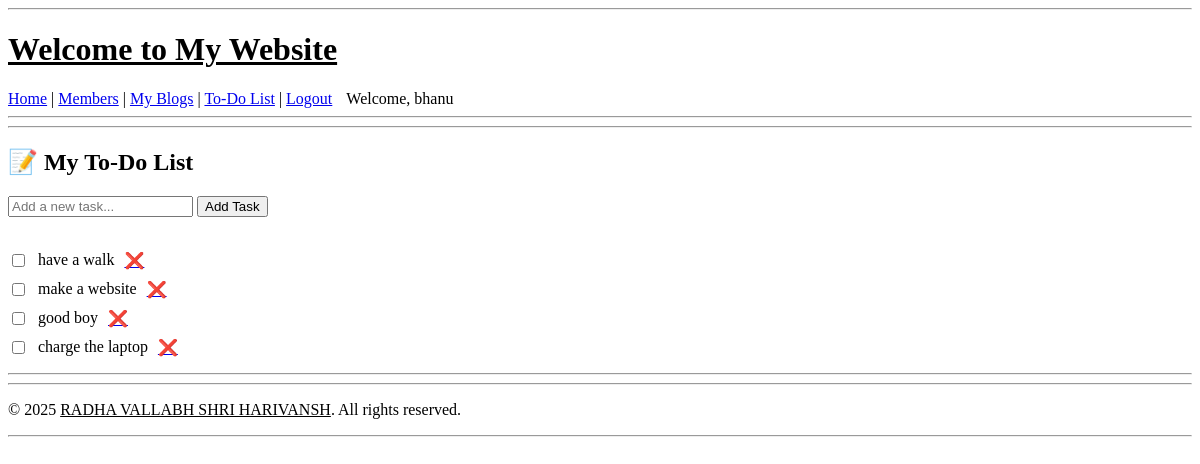
The page /todo/todo (signed in) on the database its author committed.
### myapp/models.py (models this page shows, shortened)
class User(UserMixin , db.Model):
    id = db.Column(db.Integer, primary_key=True)
    username = db.Column(db.String(80), unique=True, nullable=False)
    password = db.Column(db.String(200), nullable=False)

class Todo(db.Model):
    id = db.Column(db.Integer, primary_key=True)
    task = db.Column(db.String(200), nullable=False)
    done = db.Column(db.Boolean, default=False)
    user_id = db.Column(db.Integer, db.ForeignKey('user.id'), nullable=False)
    user = db.relationship('User', backref=db.backref('todos', lazy=True))

### myapp/todo/routes.py (the view, shortened to what this page needs)
@todo.route('/todo', methods=['GET', 'POST'])
@login_required
def index():
    todos = Todo.query.filter_by(user=current_user).all()
    return render_template('index.html', todos=todos)

### myapp/__init__.py (called while the page is built)
def create_app():
    app = Flask(__name__)
    app.config.from_object(Config)
    db.init_app(app)
    login_manager.init_app(app)
    login_manager.login_view = 'auth.login'
    @login_manager.user_loader
    def load_user(user_id):
        return User.query.get(int(user_id))
    app.register_blueprint(auth, url_prefix='/auth')
    app.register_blueprint(blog, url_prefix='/blog')
    app.register_blueprint(todo, url_prefix='/todo')
    app.register_blueprint(home, url_prefix='/')
    with app.app_context():
        db.create_all()  # create tables if not exist
    return app

### myapp/todo/templates/todo/index.html (shortened to what this page needs)
{% extends "base.html" %}
{% block content %}
<h2>📝 My To-Do List</h2>
<form method="post">
  <input type="text" name="task" placeholder="Add a new task..." required>
  <button type="submit">Add Task</button>
</form>
<br>
<ul style="list-style-type: none; padding-left: 0;">
  {% for todo in todos %}
    <li style="margin-bottom: 10px; display: flex; align-items: center; gap: 10px;">
      <input type="checkbox" onchange="window.location.href='{{ url_for('todo.toggle', id=todo.id) }}'" {% if todo.done %}checked{% endif %}>
      <span style="{% if todo.done %}text-decoration: line-through; color: gray{% endif %};">
        {{ todo.task }}
      </span>
      <a href="{{ url_for('todo.delete', id=todo.id) }}" onclick="return confirm('Delete this task?')">
        ❌
      </a>
    </li>
  {% else %}
    <p>You have no tasks yet.</p>
  {% endfor %}
</ul>
{% endblock %}

### myapp/templates/base.html (shortened to what this page needs)
<!DOCTYPE html>
<html lang="en">
<head>
</head>
<body>
  <header><hr>
    {% block header %}
        <u><h1>Welcome to My Website</h1></u>
<nav>
  <a href="{{ url_for('home.index') }}">Home</a> |
    <a href="{{ url_for('home.members') }}">Members</a> |
  {% if current_user.is_authenticated %}
    <a href="{{ url_for('blog.my_blogs') }}">My Blogs</a> |
    <a href="{{ url_for('todo.index') }}">To-Do List</a> |
    <a href="{{ url_for('auth.logout') }}">Logout</a>
    <span style="margin-left:10px;">Welcome, {{ current_user.username }}</span>
  {% else %}
    <a href="{{ url_for('auth.login') }}">Login</a>
  {% endif %}
</nav>
    {% endblock header %}
    <hr>
  </header>
  <main><hr>
    {% block content %}{% endblock content %}<hr>
  </main>
  <footer> <hr>
    {% block footer %}
        <p>&copy; 2025 <u>RADHA VALLABH SHRI HARIVANSH</u>. All rights reserved.</p>
    {% endblock footer %}
    <hr>
  </footer>
</body>
</html>

### rows shown on the page
User: username "bhanu"
Todo: task "have a walk"
Todo: task "make a website"
Todo: task "good boy"
Todo: task "charge the laptop"
